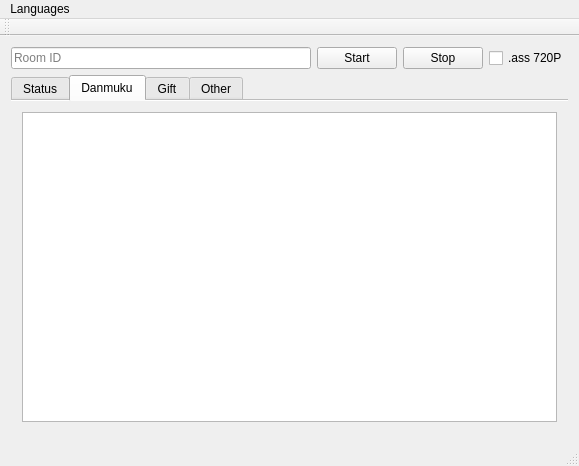
<?xml version="1.0" encoding="UTF-8"?>
<ui version="4.0">
 <class>MainWindow</class>
 <widget class="QMainWindow" name="MainWindow">
  <property name="geometry">
   <rect>
    <x>0</x>
    <y>0</y>
    <width>579</width>
    <height>466</height>
   </rect>
  </property>
  <property name="windowTitle">
   <string>DouYu_Danmu</string>
  </property>
  <widget class="QWidget" name="centralWidget">
   <layout class="QVBoxLayout" name="verticalLayout">
    <item>
     <layout class="QHBoxLayout" name="horizontalLayout">
      <item>
       <widget class="QLineEdit" name="lineEdit_roomid">
        <property name="locale">
         <locale language="Chinese" country="China"/>
        </property>
        <property name="text">
         <string/>
        </property>
        <property name="placeholderText">
         <string>Room ID</string>
        </property>
       </widget>
      </item>
      <item>
       <widget class="QPushButton" name="pushButton_start">
        <property name="locale">
         <locale language="Chinese" country="China"/>
        </property>
        <property name="text">
         <string>Start</string>
        </property>
       </widget>
      </item>
      <item>
       <widget class="QPushButton" name="pushButton_stop">
        <property name="text">
         <string>Stop</string>
        </property>
       </widget>
      </item>
      <item>
       <widget class="QCheckBox" name="checkBox_ass">
        <property name="text">
         <string>.ass 720P</string>
        </property>
       </widget>
      </item>
     </layout>
    </item>
    <item>
     <widget class="QTabWidget" name="tabWidget">
      <property name="contextMenuPolicy">
       <enum>Qt::NoContextMenu</enum>
      </property>
      <property name="currentIndex">
       <number>1</number>
      </property>
      <property name="documentMode">
       <bool>true</bool>
      </property>
      <widget class="QWidget" name="tab_status">
       <attribute name="title">
        <string>Status</string>
       </attribute>
       <layout class="QVBoxLayout" name="verticalLayout_2">
        <item>
         <widget class="QPlainTextEdit" name="plainTextEdit_status">
          <property name="readOnly">
           <bool>true</bool>
          </property>
         </widget>
        </item>
       </layout>
      </widget>
      <widget class="QWidget" name="tab_danmu">
       <attribute name="title">
        <string>Danmuku</string>
       </attribute>
       <layout class="QVBoxLayout" name="verticalLayout_3">
        <item>
         <widget class="QPlainTextEdit" name="plainTextEdit_danmu">
          <property name="readOnly">
           <bool>true</bool>
          </property>
         </widget>
        </item>
       </layout>
      </widget>
      <widget class="QWidget" name="tab_gift">
       <attribute name="title">
        <string>Gift</string>
       </attribute>
       <layout class="QHBoxLayout" name="horizontalLayout_3">
        <item>
         <widget class="QPlainTextEdit" name="plainTextEdit_gift">
          <property name="readOnly">
           <bool>true</bool>
          </property>
         </widget>
        </item>
       </layout>
      </widget>
      <widget class="QWidget" name="tab_other">
       <attribute name="title">
        <string>Other</string>
       </attribute>
       <layout class="QVBoxLayout" name="verticalLayout_4">
        <item>
         <widget class="QPlainTextEdit" name="plainTextEdit_other">
          <property name="readOnly">
           <bool>true</bool>
          </property>
         </widget>
        </item>
       </layout>
      </widget>
     </widget>
    </item>
   </layout>
  </widget>
  <widget class="QMenuBar" name="menuBar">
   <property name="geometry">
    <rect>
     <x>0</x>
     <y>0</y>
     <width>579</width>
     <height>26</height>
    </rect>
   </property>
   <widget class="QMenu" name="menuLanguages">
    <property name="toolTip">
     <string notr="true"/>
    </property>
    <property name="title">
     <string>Languages</string>
    </property>
    <addaction name="actionEnglish"/>
    <addaction name="actionChimese_Simplifed"/>
   </widget>
   <addaction name="menuLanguages"/>
  </widget>
  <widget class="QToolBar" name="mainToolBar">
   <attribute name="toolBarArea">
    <enum>TopToolBarArea</enum>
   </attribute>
   <attribute name="toolBarBreak">
    <bool>false</bool>
   </attribute>
  </widget>
  <widget class="QStatusBar" name="statusBar"/>
  <action name="actionEnglish">
   <property name="text">
    <string>English</string>
   </property>
  </action>
  <action name="actionChimese_Simplifed">
   <property name="text">
    <string>Chimese Simplifed</string>
   </property>
  </action>
 </widget>
 <layoutdefault spacing="6" margin="11"/>
 <resources/>
 <connections/>
</ui>
